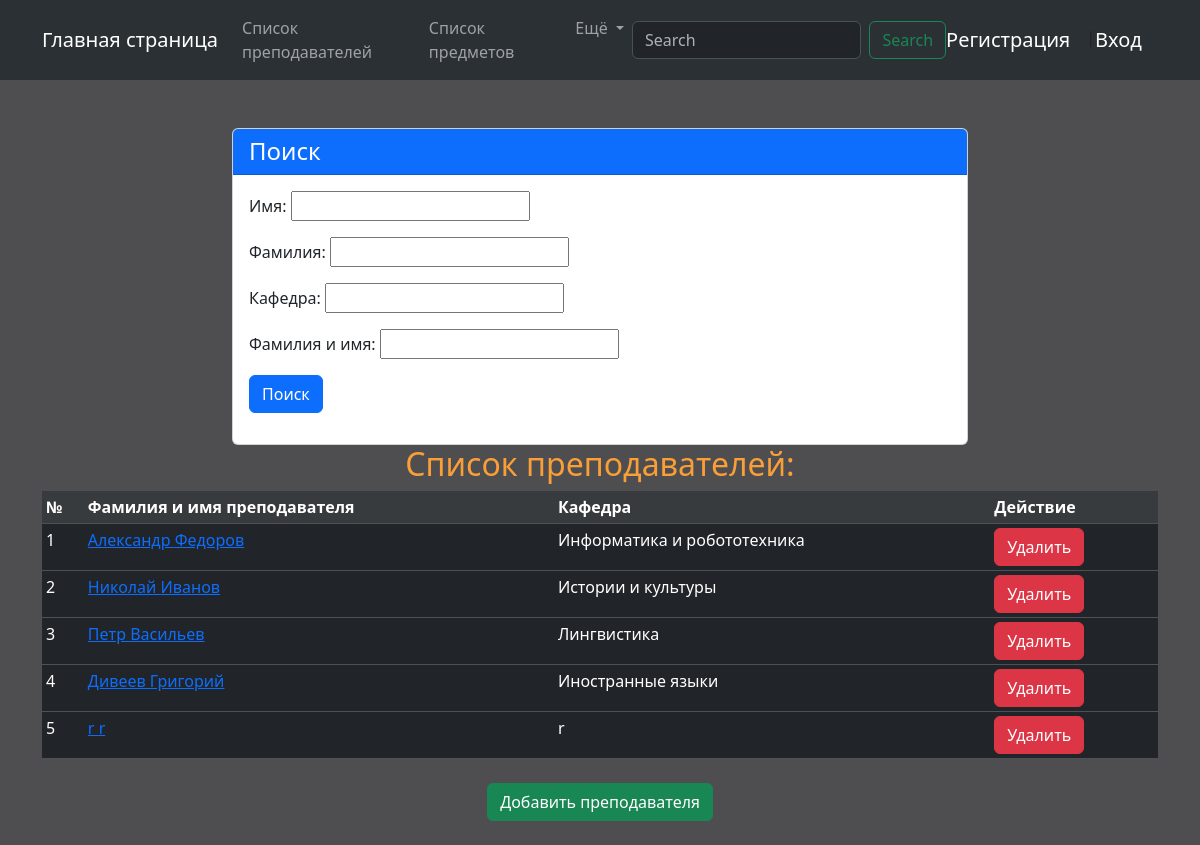
The app's page /teachers/, older data.
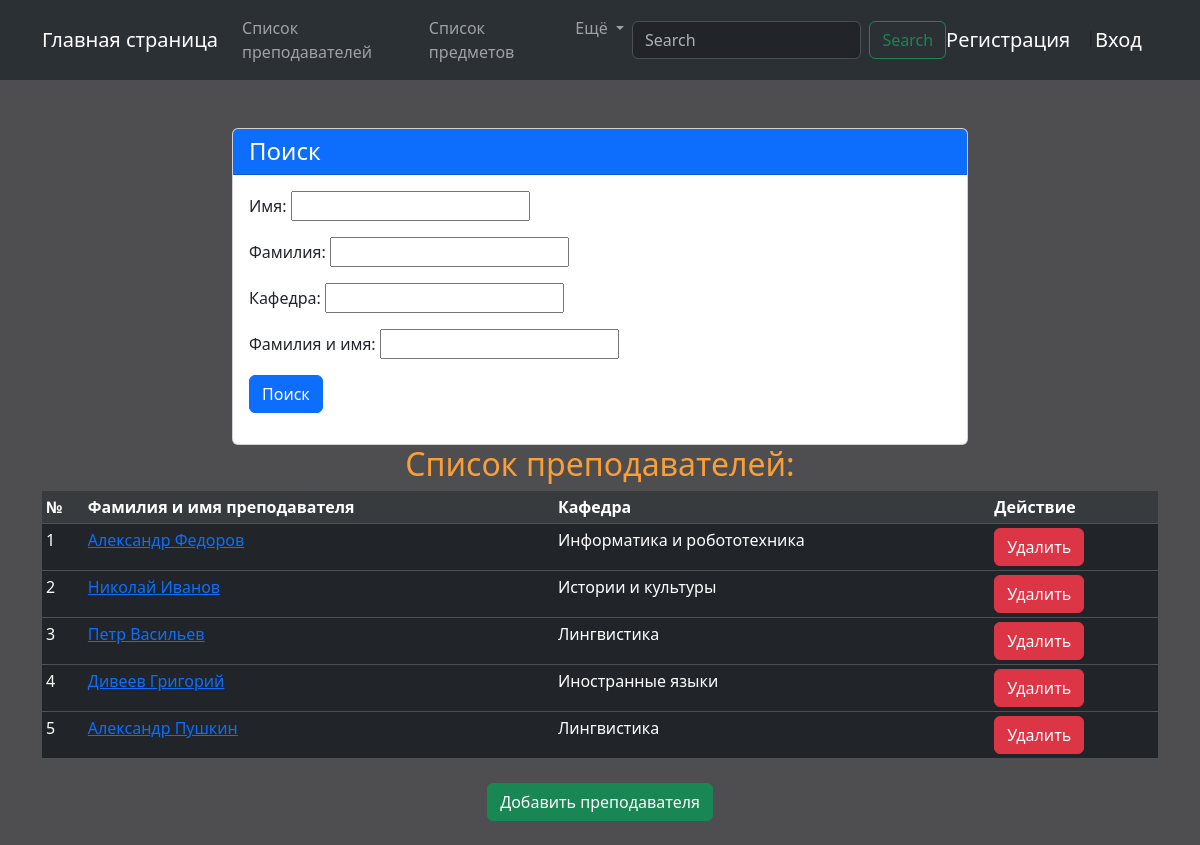
The same page, newer data.
### core/models.py (models this page shows, shortened)
class Teacher(models.Model):
    first_name = models.CharField('Имя', max_length=100)
    last_name = models.CharField('Фамилия', max_length=100)
    department = models.CharField('Кафедра', max_length=100, blank=True)
    photo = models.ImageField('Фото', blank=True, upload_to='photos_teachers')
    class Meta:
        verbose_name = 'Преподаватель'
        verbose_name_plural = 'Преподаватели'

### core/views.py (the view)
# urls.py: path('teachers/', Teachers.as_view(), name='teachers'),
class Teachers(ListView):
    template_name = 'core/teachers.html'
    model = models.Teacher
    context_object_name = 'teachers'
    def get_filters(self):
        return filters.TeacherFilter(self.request.GET)
    def get_queryset(self):
        return self.get_filters().qs
    def get_context_data(self, *, object_list=None, **kwargs):
        context = super().get_context_data()
        context['title'] = 'Список преподавателей:'
        context['text'] = 'Список преподавателей:'
        context['filters'] = self.get_filters()
        return context

### core/templates/core/teachers.html (shortened to what this page needs)
{% extends 'core/base.html' %}
{% block content %}
    <div class="container mt-5">
        <div class="row justify-content-center">
            <div class="col-md-8">
                <div class="card">
                    <div class="card-header bg-primary text-white">
                        <h4 class="mb-0">Поиск</h4>
                    </div>
                    <div class="card-body">
                        <form method="get">
                            <div class="form-row">
                                {{ filters.form.as_p }}
                            </div>
                            <div class="form-group mt-3">
                                <button type="submit" class="btn btn-primary btn-block">Поиск</button>
                            </div>
                        </form>
                    </div>
                </div>
            </div>
        </div>
    </div>
    <h2 align="center"> {{ text }} </h2>
    <div class="container">
        <table class="table table-dark table-sm">
            <thead>
                <tr class="table-active">
                    <th scope="col">№</th>
                    <th scope="col">Фамилия и имя преподавателя</th>
                    <th scope="col">Кафедра</th>
                    <th scope="col">Действие</th>
                </tr>
              </thead>
              <tbody>
                {% for teacher in teachers %}
                    <tr>
                        <td scope="col"> {{ forloop.counter }} </td>
                        <td scope="col">
                            <a href="{% url 'teacher' id=teacher.id %}">{{ teacher.first_name}} {{ teacher.last_name }}</a>
                        </td>
                        <td scope="col"> {{ teacher.department }} </td>
                        <td>
                            <a href="{% url 'teacher_delete' teacher.pk %}" class="btn btn-danger">Удалить</a>
                        </td>
                    </tr>
                {% endfor %}
              </tbody>
        </table>
        <div class="container mt-4 mb-4" align="center">
            <a href="{% url 'add_teacher' %}" class="btn btn-success">Добавить преподавателя</a>
        </div>
    </div>
{% endblock %}

Row changes from the older to the newer data that the page shows:
removed Teacher: first_name "r", last_name "r", department "r"
added Teacher: first_name "Александр", last_name "Пушкин", department "Лингвистика"
